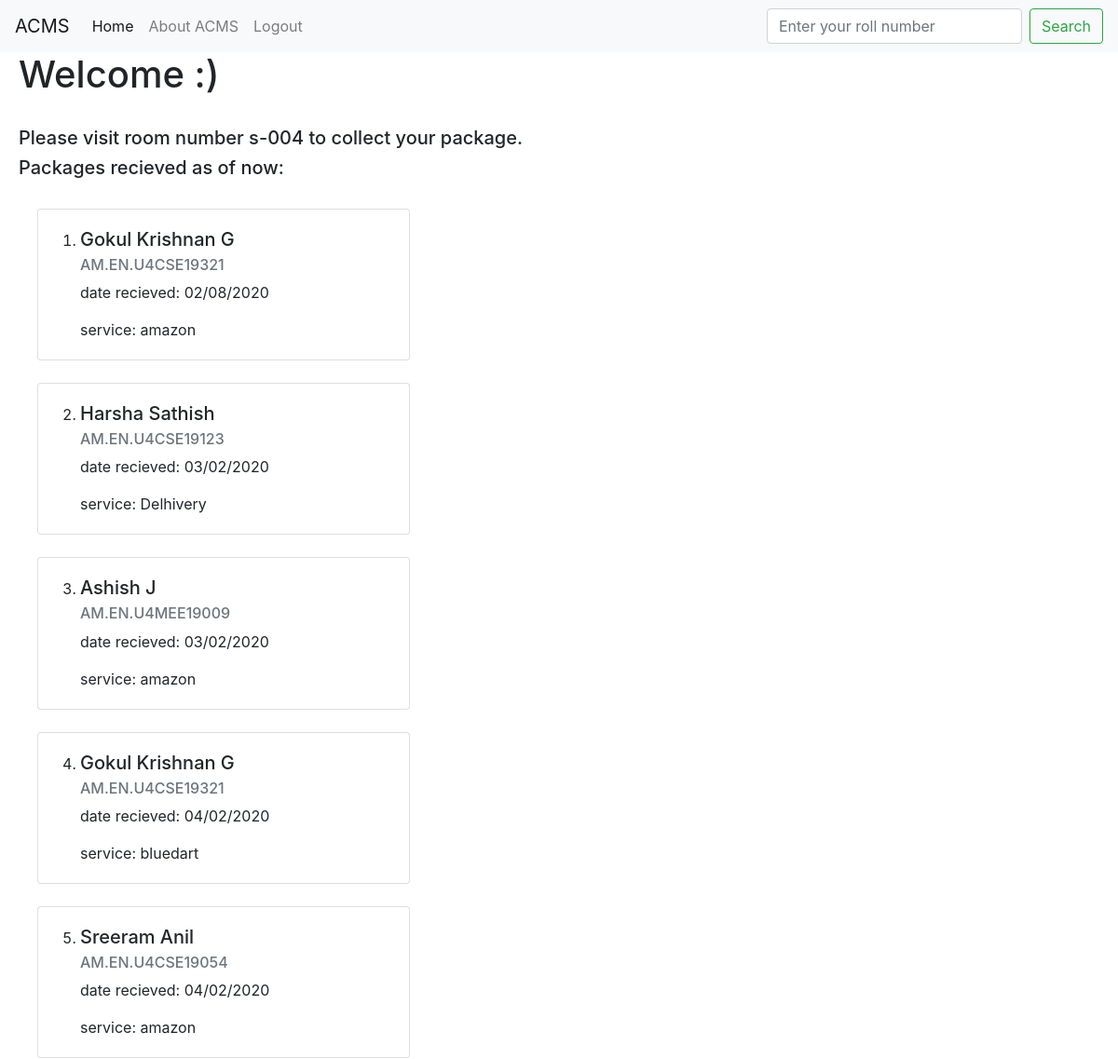
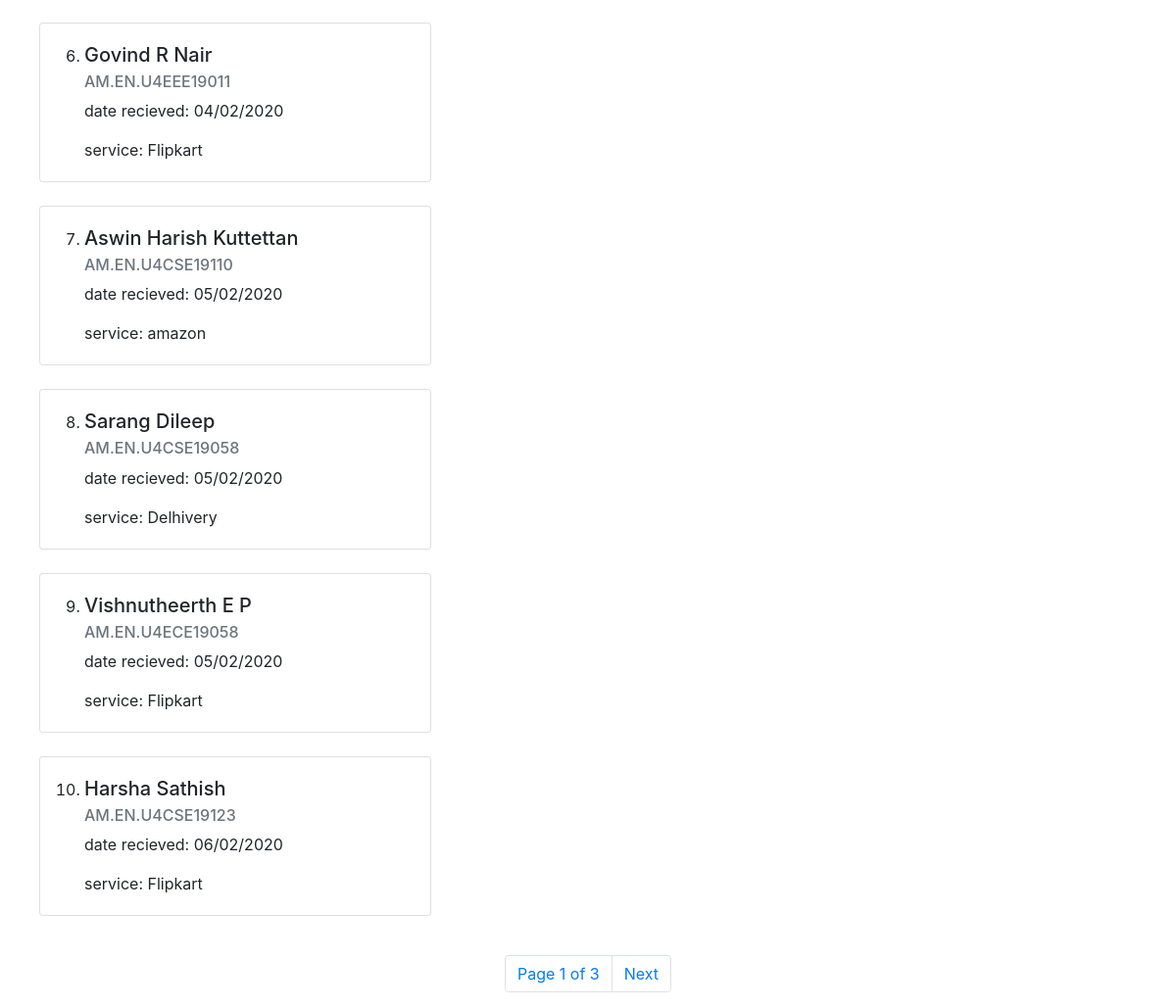
The page /main/ (signed in) on the database its author committed (2 pictures, top to bottom).
### couriermanage/models.py (models this page shows)
class Courier(models.Model):
	name = models.CharField(max_length=255)
	service = models.CharField(max_length=255)
	student_rollno = models.CharField(max_length=255)
	date_recieved = models.CharField(max_length=255)

### couriermanage/views.py (the view)
# urls.py: path('main/', courier_views.main, name='main'),
@login_required
def main(request):
	couriers = Courier.objects.all()
	query = request.GET.get('q')
	if query:
		couriers = Courier.objects.filter(
			Q(student_rollno__icontains=query) | Q(date_recieved__icontains=query) |
			Q(service__icontains=query)
			)
	paginator = Paginator(couriers, 10)
	page_number = request.GET.get('page')
	page_obj = paginator.get_page(page_number)
	return render(request, 'couriermanage/main.html', {'page_obj': page_obj})

### couriermanage/templates/couriermanage/main.html (shortened to what this page needs)
{% extends "couriermanage/base.html" %}
{% block content %}
  <h1 style="padding-left: 20px;">Welcome :)</h1><br>
  <h5 style="padding-left: 20px;">Please visit room number s-004 to collect your package.</h5>
  <h5 style="padding-left: 20px;">Packages recieved as of now: </h5><br>
  {% if page_obj %}
    <ol>
      {% for courier in page_obj %}
      <div class="card" style="width: 25rem;">
        <div class="card-body" style="padding-left: 45px;">
          <li>
            <h5 class="card-title">{{ courier.name }}</h5>
            <h6 class="card-subtitle mb-2 text-muted">{{ courier.student_rollno }}</h6>
            <p class="card-text">date recieved: {{ courier.date_recieved }}</p>
            <p class="card-text">service: {{ courier.service }}</p>
          </li>
        </div>
      </div><br>
      {% endfor %}
    </ol>
    <nav aria-label="Page navigation example">
      <ul class="pagination justify-content-center">
        <li class="page-item"><a class="page-link" href="?page={{ page_obj.number }}">Page {{ page_obj.number }} of {{ page_obj.paginator.num_pages }}</a></li>
        {% if page_obj.has_next %}
        <li class="page-item"><a class="page-link" href="?page={{ page_obj.next_page_number }}">Next</a></li>
        {% endif %}
      </ul>
    </nav>
  {% else %}
    <center>
    <div style="margin-top: 170px">
      <h4>Could'nt find any packages for you.<br>Make sure you typed your roll number correct.</h3>
    </div>
    </center>
  {% endif %}
{% endblock content %}

### couriermanage/templates/couriermanage/base.html (shortened to what this page needs)
<!DOCTYPE html>
<html>
<head>
</head>
<link rel="stylesheet" href="https://stackpath.bootstrapcdn.com/bootstrap/4.4.1/css/bootstrap.min.css">
<nav class="navbar navbar-expand-lg navbar-light bg-light">
  <a class="navbar-brand" href="{% url 'service-home' %}">ACMS</a>
  <div class="collapse navbar-collapse" id="navbarSupportedContent">
    <ul class="navbar-nav mr-auto">
      <div class="nav-item active">
        <a class="nav-link" href="{% url 'main' %}">Home</a>
      </div>
    <div class="navbar-nav">
        <a class="nav-link" href="{% url 'about' %}">About ACMS</a>
        {% if user.is_authenticated %}
        	<a class="nav-link" href="{% url 'logout' %}">Logout</a>
        {% else %}
        	<a class="nav-link" href="{% url 'service-home' %}">Login</a>
        	<a class="nav-link" href="{% url 'register' %}">Register</a>
        {% endif %}
    </div>
    </ul>
    {% if user.is_authenticated %}
      <form class="form-inline my-2 my-lg-0" method="get">
        <input class="form-control mr-sm-2" type="search" name="q" value="{{ request.GET.q }}" placeholder="Enter your roll number" aria-label="Search">
        <button class="btn btn-outline-success my-2 my-sm-0" type="submit">Search</button>
      </form>
    {% endif %}
  </div>
</nav>
<body>
	{% block content %}{% endblock%}
</body>
</html>

### rows shown on the page
Courier: name "Gokul Krishnan G", student_rollno "AM.EN.U4CSE19321", date_recieved "02/08/2020", service "amazon"
Courier: name "Harsha Sathish", student_rollno "AM.EN.U4CSE19123", date_recieved "03/02/2020", service "Delhivery"
Courier: name "Ashish J", student_rollno "AM.EN.U4MEE19009", date_recieved "03/02/2020", service "amazon"
Courier: name "Gokul Krishnan G", student_rollno "AM.EN.U4CSE19321", date_recieved "04/02/2020", service "bluedart"
Courier: name "Sreeram Anil", student_rollno "AM.EN.U4CSE19054", date_recieved "04/02/2020", service "amazon"
Courier: name "Govind R Nair", student_rollno "AM.EN.U4EEE19011", date_recieved "04/02/2020", service "Flipkart"
Courier: name "Aswin Harish Kuttettan", student_rollno "AM.EN.U4CSE19110", date_recieved "05/02/2020", service "amazon"
Courier: name "Sarang Dileep", student_rollno "AM.EN.U4CSE19058", date_recieved "05/02/2020", service "Delhivery"
Courier: name "Vishnutheerth E P", student_rollno "AM.EN.U4ECE19058", date_recieved "05/02/2020", service "Flipkart"
Courier: name "Harsha Sathish", student_rollno "AM.EN.U4CSE19123", date_recieved "06/02/2020", service "Flipkart"

### other values the page prints
{{ page_obj.number }} "1"
{{ page_obj.paginator.num_pages }} "3"
